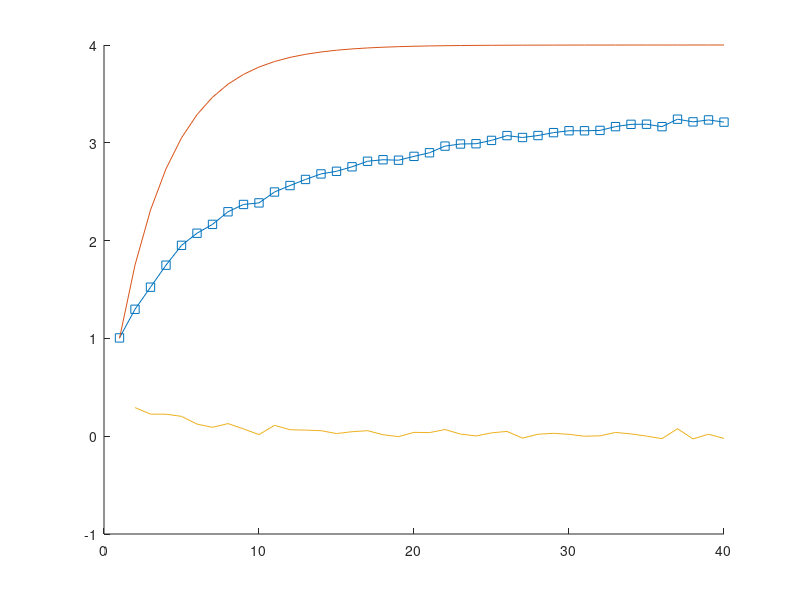

This figure's MATLAB source:
C =[1.005032,
	1.297749,
	1.523654,
	1.748635,
	1.951526,
	2.075412,
	2.165908,
	2.294855,
	2.369499,
	2.385573,
	2.496950,
	2.562936,
	2.625197,
	2.681793,
	2.708753,
	2.754717,
	2.811313,
	2.826751,
	2.822167,
	2.861351,
	2.898180,
	2.966234,
	2.987784,
	2.990585,
	3.024612,
	3.073728,
	3.054247,
	3.074396,
	3.103999,
	3.123225,
	3.122906,
	3.126758,
	3.165369,
	3.188797,
	3.189943,
	3.165083,
	3.241477,
	3.213911,
	3.233901,
	3.211301];

n = 1:1:size(C,1);

A = 0;
for i = 2:size(C,1)
    A(i) = C(i)-C(i-1);
end

clf;
hold all;
plot(n, C, 'marker', 'square');
plot(n, 4*(1-power(0.75,n)));
plot(n(2:size(C,1)), A(2:size(C,1)));
